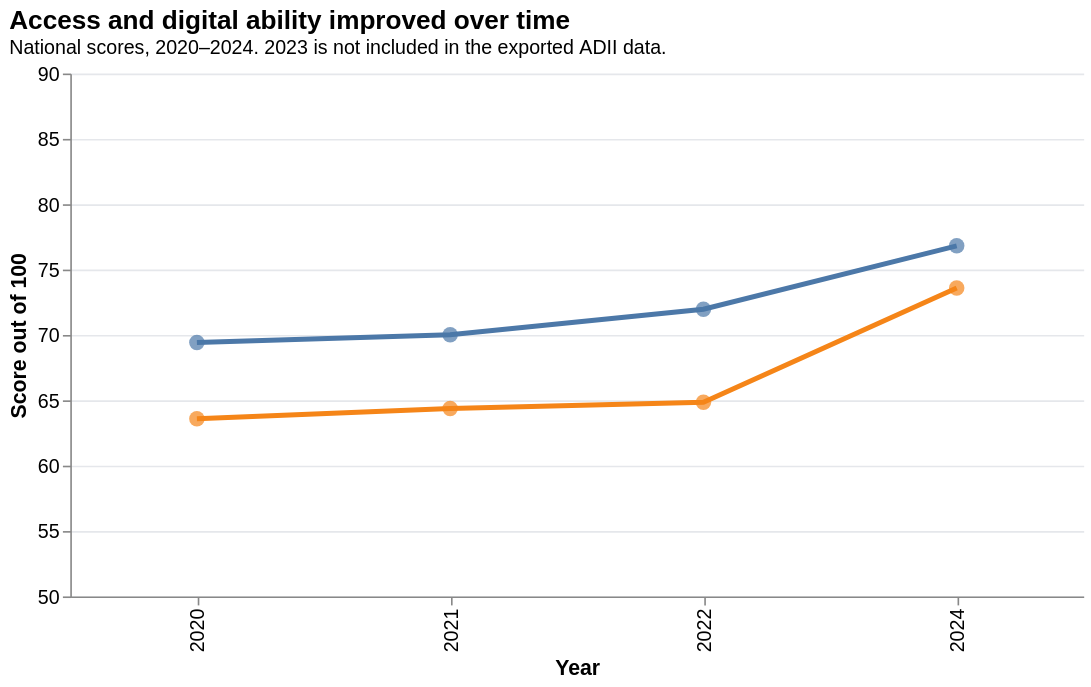

Describe this chart as a Vega-Lite specification.
### Vega-Lite specification from a JSON file in a GitHub repository (floating-point values rounded to 4 significant figures)
{"$schema": "https://vega.github.io/schema/vega-lite/v5.json", "description": "Access and Digital Ability scores over time from ADII exports.", "title": {"text": "Access and digital ability improved over time", "subtitle": "National scores, 2020–2024. 2023 is not included in the exported ADII data."}, "width": 620, "height": 320, "data": {"values": [{"year": 2020, "measure": "Access", "score": 69.42}, {"year": 2020, "measure": "Digital Ability", "score": 63.59}, {"year": 2021, "measure": "Access", "score": 70.02}, {"year": 2021, "measure": "Digital Ability", "score": 64.38}, {"year": 2022, "measure": "Access", "score": 71.97}, {"year": 2022, "measure": "Digital Ability", "score": 64.85}, {"year": 2024, "measure": "Access", "score": 76.82}, {"year": 2024, "measure": "Digital Ability", "score": 73.6}]}, "layer": [{"mark": {"type": "line", "point": false, "strokeWidth": 3}, "encoding": {"x": {"field": "year", "type": "ordinal", "title": "Year", "sort": [2020, 2021, 2022, 2024]}, "y": {"field": "score", "type": "quantitative", "title": "Score out of 100", "scale": {"domain": [55, 85]}}, "color": {"field": "measure", "type": "nominal", "title": "Measure"}, "tooltip": [{"field": "year", "type": "ordinal", "title": "Year"}, {"field": "measure", "type": "nominal", "title": "Measure"}, {"field": "score", "type": "quantitative", "title": "Score", "format": ".2f"}]}}, {"mark": {"type": "point", "filled": true, "size": 90}, "encoding": {"x": {"field": "year", "type": "ordinal", "sort": [2020, 2021, 2022, 2024]}, "y": {"field": "score", "type": "quantitative"}, "color": {"field": "measure", "type": "nominal", "legend": null}, "tooltip": [{"field": "year", "type": "ordinal", "title": "Year"}, {"field": "measure", "type": "nominal", "title": "Measure"}, {"field": "score", "type": "quantitative", "title": "Score", "format": ".2f"}]}}], "config": {"view": {"stroke": null}, "axis": {"labelFontSize": 12, "titleFontSize": 13, "gridColor": "#e5e7eb"}, "title": {"fontSize": 16, "subtitleFontSize": 12, "anchor": "start"}}}
